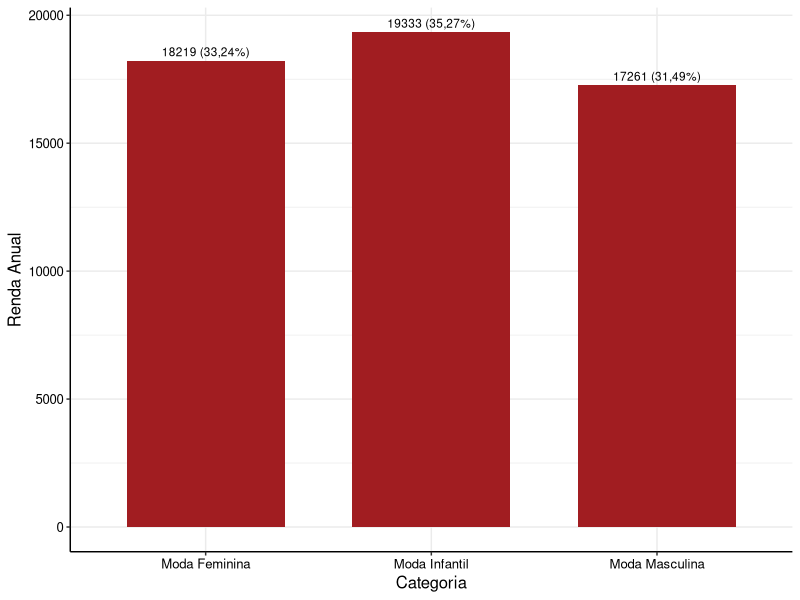
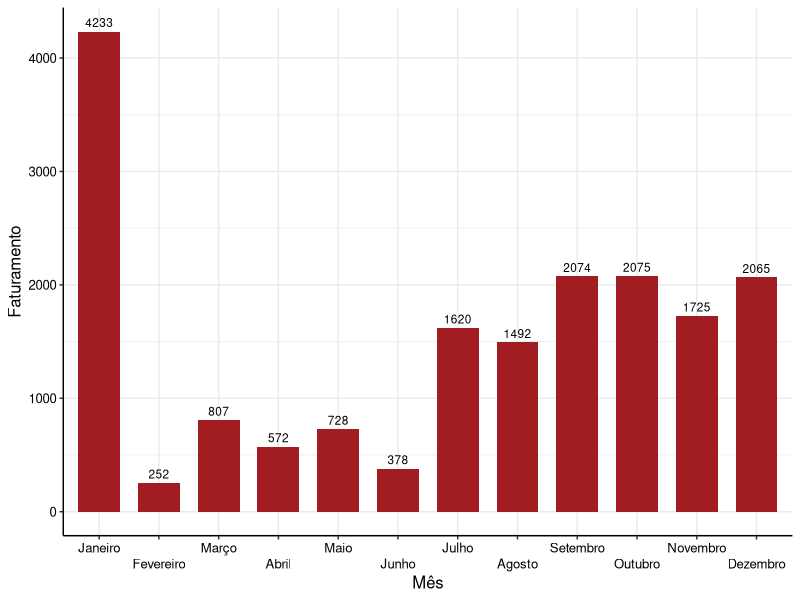
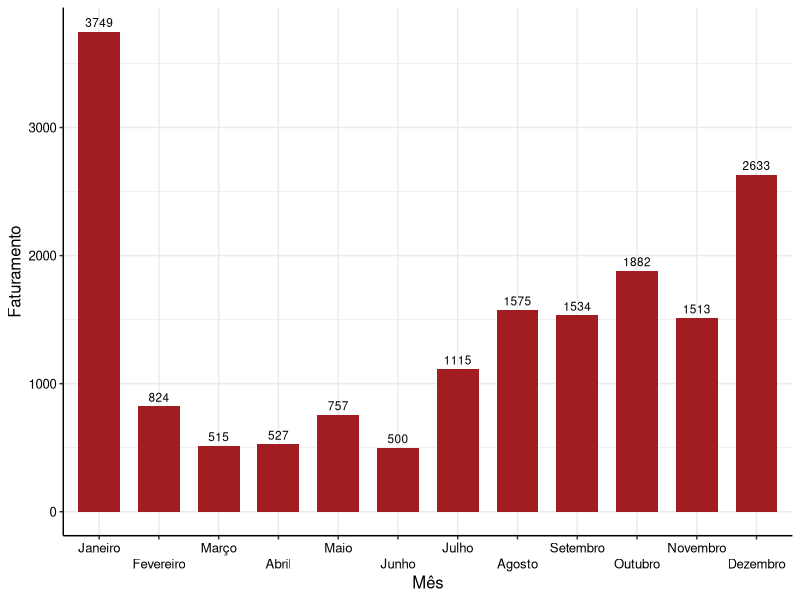
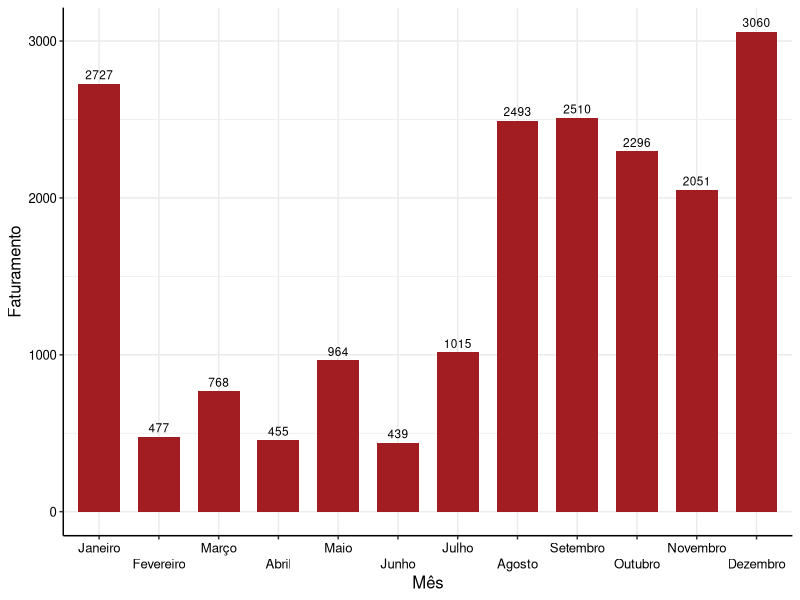

Generate these figures, in order, with R:
# Importando pacotes

library(tidyverse)

# Definindo o tema para gráficos

cores_estat <- c("#A11D21", "#003366", "#CC9900", "#663333", "#FF6600", "#CC9966", "#999966", "#006606", "#008091", "#041835", "#666666")

theme_estat <- function(...) {
  theme <- ggplot2::theme_bw() +
    ggplot2::theme(
      axis.title.y = ggplot2::element_text(colour = "black", size = 12),
      axis.title.x = ggplot2::element_text(colour = "black", size = 12),
      axis.text = ggplot2::element_text(colour = "black", size = 9.5),
      panel.border = ggplot2::element_blank(),
      axis.line = ggplot2::element_line(colour = "black"),
      legend.position = "top",
      ...
    )
  
  return(
    list(
      theme,
      scale_fill_manual(values = cores_estat),
      scale_colour_manual(values = cores_estat)
    )
  )
}

# Definindo o dataframe para os dados das vendas

vendas <- read.csv('vendas.csv')

# Separando as categorias de produtos

feminina <- vendas[vendas$Category == "Women's Fashion", "Price"]
masculina <- vendas[vendas$Category == "Men's Fashion", "Price"]
infantil <- vendas[vendas$Category == "Kids' Fashion", "Price"]

# Calculando a renda anual de cada categoria

rfem = sum(feminina, na.rm = T)
rmas = sum(masculina, na.rm = T)
rinf = sum(infantil, na.rm = T)

# Criando um novo dataframe para elaboração de gráficos

Categorias <- c("Moda Feminina", "Moda Masculina", "Moda Infantil")
Renda.Anual <- c(rfem, rmas, rinf)
Freq.Rel <- c("33,24%", "31,49%", "35,27%")

rendas_anuais <- data.frame(Categorias, Renda.Anual, Freq.Rel)

# Primeiro gráfico de frequências

label = str_c(Renda.Anual, " (", Freq.Rel, ")")
RA1 <- ggplot(rendas_anuais) +
  aes(x = Categorias, y = Renda.Anual, label = label) +
  geom_bar(stat = "identity", fill = "#A11D21", width = 0.7) +
  geom_text(
    position = position_dodge(width = .9),
    vjust = -0.5, #hjust = .5,
    size = 3
  ) + 
  labs(x = "Categoria", y = "Renda Anual") +
  theme_estat()
RA1

# Correção da Primeira Entrega Parcial

# Separando as vendas por mês

jan = vendas[substr(vendas$Data.Venda,1,2) == "1/", ]
fev = vendas[substr(vendas$Data.Venda,1,2) == "2/", ]
mar = vendas[substr(vendas$Data.Venda,1,2) == "3/", ]
abr = vendas[substr(vendas$Data.Venda,1,2) == "4/", ]
mai = vendas[substr(vendas$Data.Venda,1,2) == "5/", ]
jun = vendas[substr(vendas$Data.Venda,1,2) == "6/", ]
jul = vendas[substr(vendas$Data.Venda,1,2) == "7/", ]
ago = vendas[substr(vendas$Data.Venda,1,2) == "8/", ]
set = vendas[substr(vendas$Data.Venda,1,2) == "9/", ]
out = vendas[substr(vendas$Data.Venda,1,2) == "10", ]
nov = vendas[substr(vendas$Data.Venda,1,2) == "11", ]
dez = vendas[substr(vendas$Data.Venda,1,2) == "12", ]

# Separando o faturamento dos meses por categoria

fjan <- jan[jan$Category == "Women's Fashion", "Price"]
ffev <- fev[fev$Category == "Women's Fashion", "Price"]
fmar <- mar[mar$Category == "Women's Fashion", "Price"]
fabr <- abr[abr$Category == "Women's Fashion", "Price"]
fmai <- mai[mai$Category == "Women's Fashion", "Price"]
fjun <- jun[jun$Category == "Women's Fashion", "Price"]
fjul <- jul[jul$Category == "Women's Fashion", "Price"]
fago <- ago[ago$Category == "Women's Fashion", "Price"]
fset <- set[set$Category == "Women's Fashion", "Price"]
fout <- out[out$Category == "Women's Fashion", "Price"]
fnov <- nov[nov$Category == "Women's Fashion", "Price"]
fdez <- dez[dez$Category == "Women's Fashion", "Price"]

mjan <- jan[jan$Category == "Men's Fashion", "Price"]
mfev <- fev[fev$Category == "Men's Fashion", "Price"]
mmar <- mar[mar$Category == "Men's Fashion", "Price"]
mabr <- abr[abr$Category == "Men's Fashion", "Price"]
mmai <- mai[mai$Category == "Men's Fashion", "Price"]
mjun <- jun[jun$Category == "Men's Fashion", "Price"]
mjul <- jul[jul$Category == "Men's Fashion", "Price"]
mago <- ago[ago$Category == "Men's Fashion", "Price"]
mset <- set[set$Category == "Men's Fashion", "Price"]
mout <- out[out$Category == "Men's Fashion", "Price"]
mnov <- nov[nov$Category == "Men's Fashion", "Price"]
mdez <- dez[dez$Category == "Men's Fashion", "Price"]

ijan <- jan[jan$Category == "Kids' Fashion", "Price"]
ifev <- fev[fev$Category == "Kids' Fashion", "Price"]
imar <- mar[mar$Category == "Kids' Fashion", "Price"]
iabr <- abr[abr$Category == "Kids' Fashion", "Price"]
imai <- mai[mai$Category == "Kids' Fashion", "Price"]
ijun <- jun[jun$Category == "Kids' Fashion", "Price"]
ijul <- jul[jul$Category == "Kids' Fashion", "Price"]
iago <- ago[ago$Category == "Kids' Fashion", "Price"]
iset <- set[set$Category == "Kids' Fashion", "Price"]
iout <- out[out$Category == "Kids' Fashion", "Price"]
inov <- nov[nov$Category == "Kids' Fashion", "Price"]
idez <- dez[dez$Category == "Kids' Fashion", "Price"]

# Análise destrinchada do faturamento anual por categoria

# Criando tabelas para cada categoria

Meses <- c("Janeiro", "Fevereiro", "Março", "Abril", "Maio", "Junho", "Julho", "Agosto", "Setembro", "Outubro", "Novembro", "Dezembro")
RendasF <- c((sum(fjan, na.rm = T)),(sum(ffev, na.rm = T)),(sum(fmar, na.rm = T)),(sum(fabr, na.rm = T)),(sum(fmai, na.rm = T)),(sum(fjun, na.rm = T)),(sum(fjul, na.rm = T)),(sum(fago, na.rm = T)),(sum(fset, na.rm = T)),(sum(fout, na.rm = T)),(sum(fnov, na.rm = T)),(sum(fdez, na.rm = T)))
RendasM <- c((sum(mjan, na.rm = T)),(sum(mfev, na.rm = T)),(sum(mmar, na.rm = T)),(sum(mabr, na.rm = T)),(sum(mmai, na.rm = T)),(sum(mjun, na.rm = T)),(sum(mjul, na.rm = T)),(sum(mago, na.rm = T)),(sum(mset, na.rm = T)),(sum(mout, na.rm = T)),(sum(mnov, na.rm = T)),(sum(mdez, na.rm = T)))
RendasI <- c((sum(ijan, na.rm = T)),(sum(ifev, na.rm = T)),(sum(imar, na.rm = T)),(sum(iabr, na.rm = T)),(sum(imai, na.rm = T)),(sum(ijun, na.rm = T)),(sum(ijul, na.rm = T)),(sum(iago, na.rm = T)),(sum(iset, na.rm = T)),(sum(iout, na.rm = T)),(sum(inov, na.rm = T)),(sum(idez, na.rm = T)))

FatF <- data.frame(Meses, RendasF)
FatF$Meses <- factor(FatF$Meses, levels = unique(FatF$Meses), ordered = T)
FatM <- data.frame(Meses, RendasM)
FatM$Meses <- factor(FatM$Meses, levels = unique(FatM$Meses), ordered = T)
FatI <- data.frame(Meses, RendasI)
FatI$Meses <- factor(FatI$Meses, levels = unique(FatI$Meses), ordered = T)

# Elaboração dos Gráficos

RF1 <- ggplot(FatF) +
  aes(x = Meses, y = RendasF, label = RendasF) +
  geom_bar(stat = "identity", fill = "#A11D21", width = 0.7) +
  geom_text(
    position = position_dodge(width = .9),
    vjust = -0.5, #hjust = .5,
    size = 3
  ) + 
  labs(x = "Mês", y = "Faturamento") + scale_x_discrete(guide = guide_axis(n.dodge=2)) +
  theme_estat()
RF1

RM1 <- ggplot(FatM) +
  aes(x = Meses, y = RendasM, label = RendasM) +
  geom_bar(stat = "identity", fill = "#A11D21", width = 0.7) +
  geom_text(
    position = position_dodge(width = .9),
    vjust = -0.5, #hjust = .5,
    size = 3
  ) + 
  labs(x = "Mês", y = "Faturamento") + scale_x_discrete(guide = guide_axis(n.dodge=2)) +
  theme_estat()
RM1

RI1 <- ggplot(FatI) +
  aes(x = Meses, y = RendasI, label = RendasI) +
  geom_bar(stat = "identity", fill = "#A11D21", width = 0.7) +
  geom_text(
    position = position_dodge(width = .9),
    vjust = -0.5, #hjust = .5,
    size = 3
  ) + 
  labs(x = "Mês", y = "Faturamento") + scale_x_discrete(guide = guide_axis(n.dodge=2)) +
  theme_estat()
RI1


# Gráficos trimestrais e semestrais
